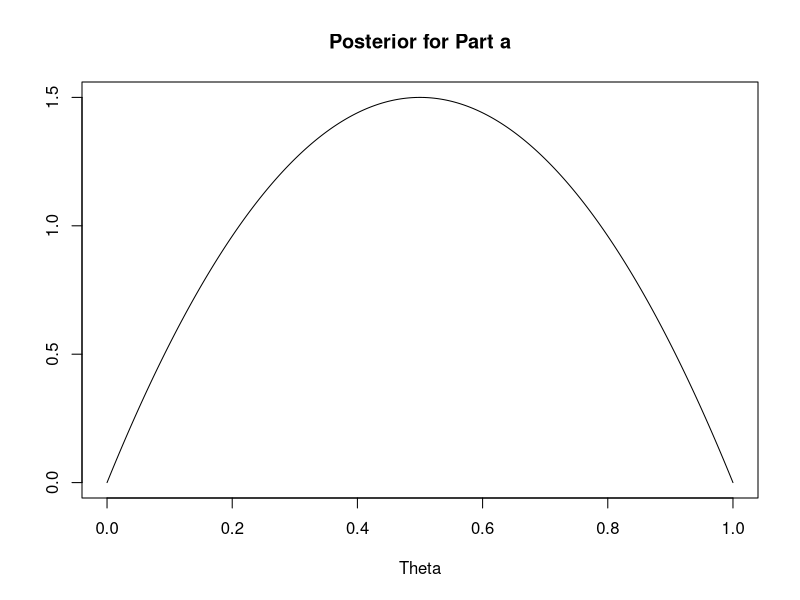
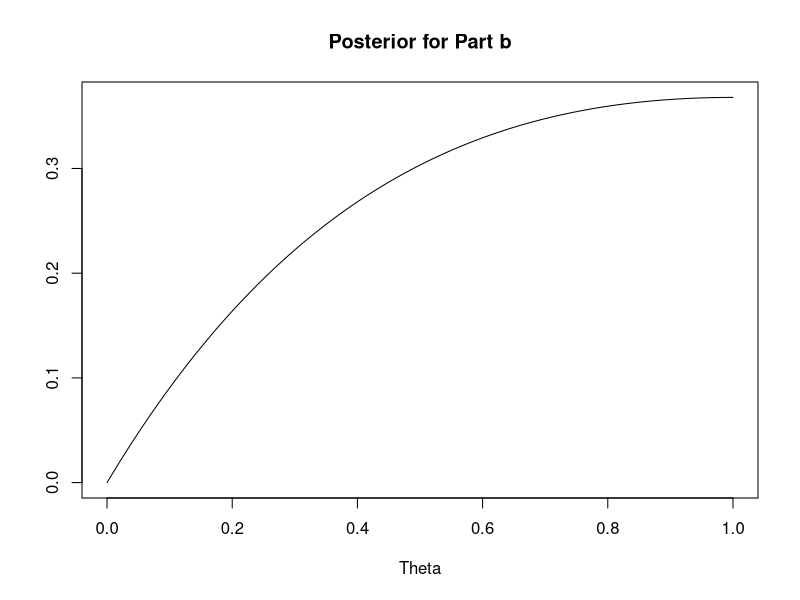
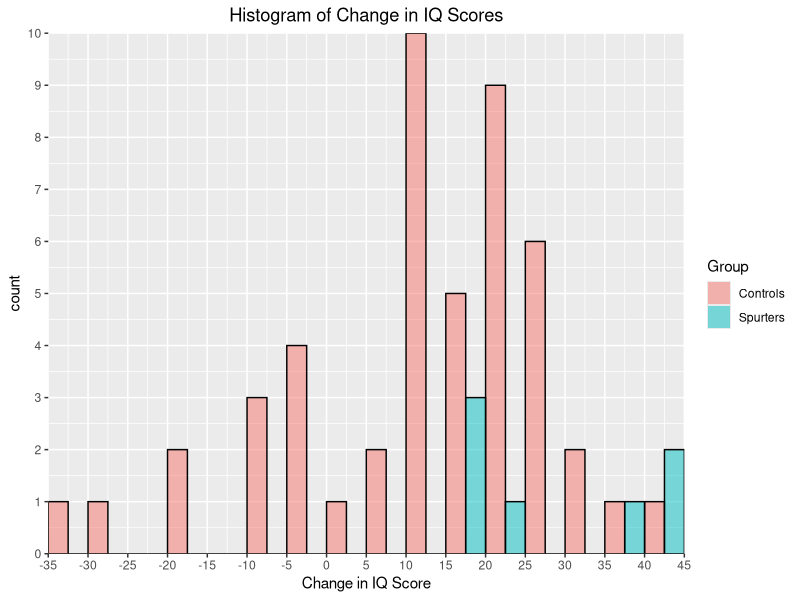
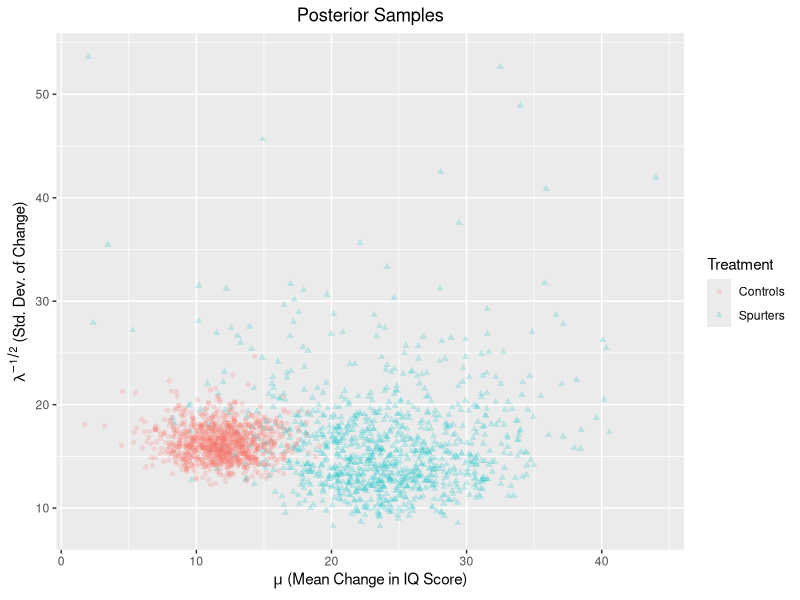
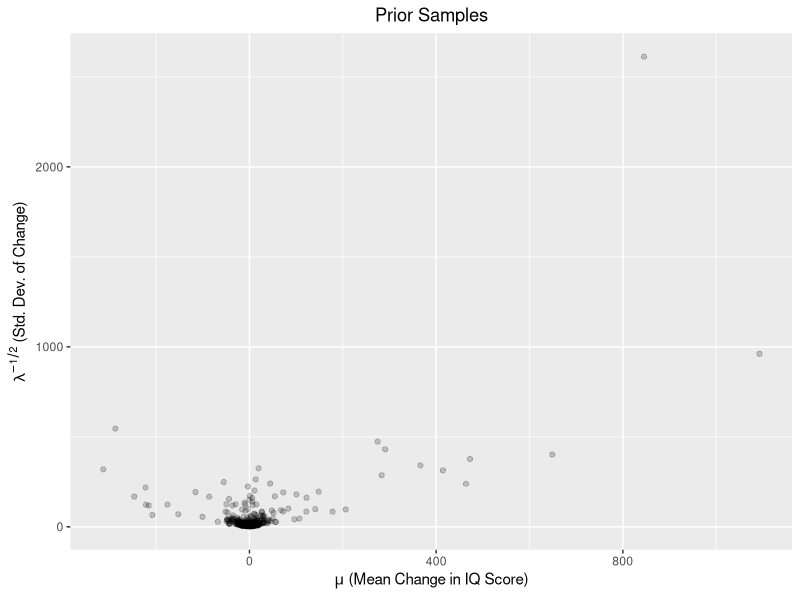
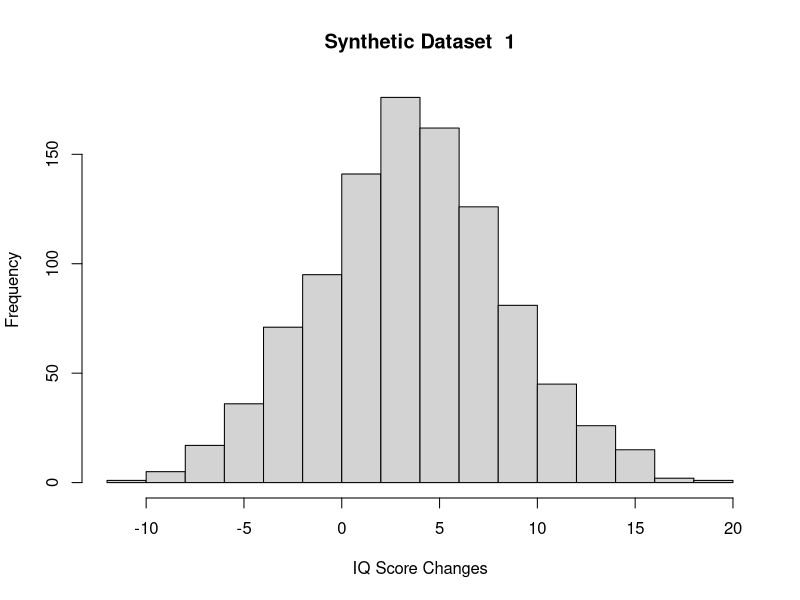
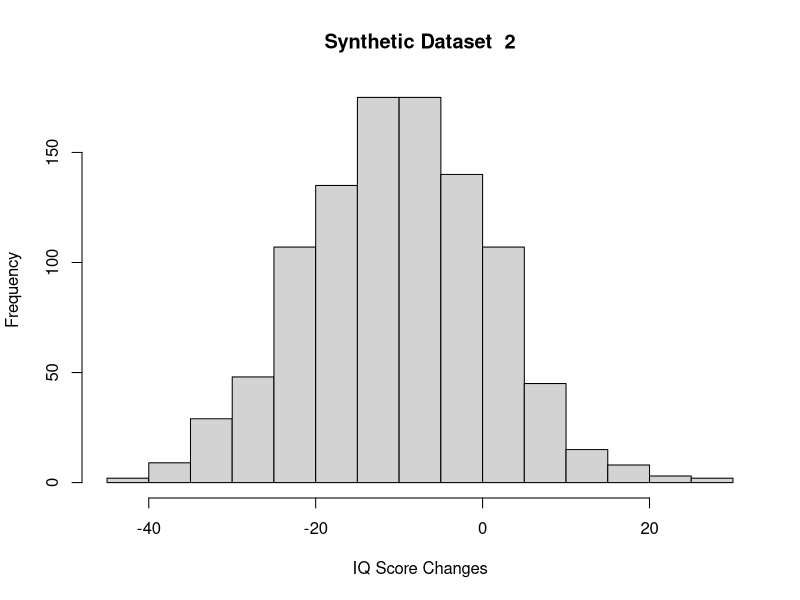
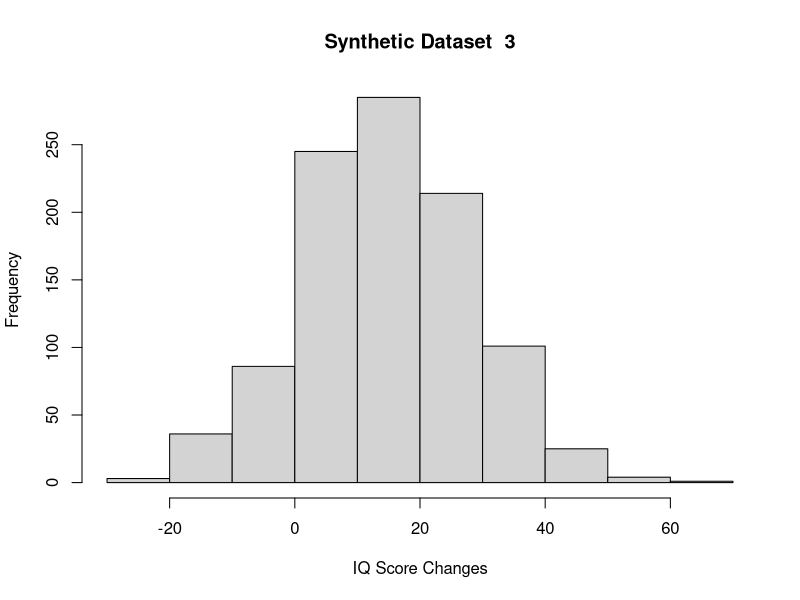

R code for these plots, in order:
## ---- chunk 1
### Plot p(psi) for a=1, b=1
### Define beta function
beta <- function (a, b, theta) {
  return (factorial(a+b-1)/(factorial(a-1)*factorial(b-1))*theta^(a-1)*(1-theta)^(b-1))
}
### Define range of theta values
theta = seq(0, 1, length.out = 1000)
### Plot posterior beta function for a=1, b=1
a = 1
b = 1
plot(theta, beta(a+1, b+1, theta),
     type = "l", ylab = "", xlab = "Theta", main = "Posterior for Part a")
## ---- chunk 2
### Plot p(psi) for a=1, b=1
### Define gamma function
gamma <- function (a, b, theta) {
  return (b^a/(factorial(a-1))*theta^(a-1)*exp(-b*theta))
}
### Define range of theta values
theta = seq(0, 1, length.out = 1000)
### Plot posterior gamma function for a=1, b=1
a = 1
b = 1
plot(theta, gamma(a+1, b, theta),
     type = "l", ylab = "", xlab = "Theta", main = "Posterior for Part b")
## ---- chunk 3
## don't use data in package, use data on lab assignment #
library(plyr)
library(ggplot2)
library(dplyr)
library(xtable)
library(reshape)
## ---- chunk 4
### Set random seed to get reproducible results
set.seed(12345)
# input data
# spurters
x = c(18, 40, 15, 17, 20, 44, 38)
# control group
y = c(-4, 0, -19, 24, 19, 10, 5, 10,
      29, 13, -9, -8, 20, -1, 12, 21,
      -7, 14, 13, 20, 11, 16, 15, 27,
      23, 36, -33, 34, 13, 11, -19, 21,
      6, 25, 30,22, -28, 15, 26, -1, -2,
      43, 23, 22, 25, 16, 10, 29)
# store data in data frame
iqData = data.frame(Treatment = c(rep("Spurters", length(x)),
                                  rep("Controls", length(y))),
                                  Gain = c(x, y))
## ---- chunk 5
### Code provided for lab 4, task 1
xLimits = seq(min(iqData$Gain) - (min(iqData$Gain) %% 5),
              max(iqData$Gain) + (max(iqData$Gain) %% 5),
              by = 5)

ggplot(data = iqData, aes(x = Gain, fill = Treatment, colour = I("black"))) +
  geom_histogram(position = "dodge", alpha = 0.5, breaks = xLimits, closed = "left")+
  scale_x_continuous(breaks = xLimits,
                     expand = c(0,0))+
  scale_y_continuous(expand = c(0,0),
breaks = seq(0, 10, by = 1))+
  ggtitle("Histogram of Change in IQ Scores") + labs(x = "Change in IQ Score",
                                                     fill = "Group") +
                                               theme(plot.title = element_text(hjust = 0.5))
## ---- chunk 6
### Code provided for lab 4, task 2
prior = data.frame(m = 0, c = 1, a = 0.5, b = 50)
findParam = function(prior, data){
  postParam = NULL
  c = prior$c
  m = prior$m
  a = prior$a
  b = prior$b
  n = length(data)
  postParam = data.frame(m = (c*m + n*mean(data))/(c + n),
                c = c + n,
                a = a + n/2,
                b =  b + 0.5*(sum((data - mean(data))^2)) +
                  (n*c *(mean(data)- m)^2)/(2*(c+n)))
  return(postParam)
}
postS = findParam(prior, x)
postC = findParam(prior, y)

## ---- chunk 7
xtable(rbind(prior = prior,
             `Spurters Posterior` = postS,
             `Controls Posterior` = postC),
       caption = "Parameters")
## ---- chunk 8
### Code provided for lab 4, task 3
# sampling from two posteriors

# Number of posterior simulations
sim = 1000

# initialize vectors to store samples
mus = NULL
lambdas = NULL
muc = NULL
lambdac = NULL

# Following formula from the NormalGamma with
# the update paramaters accounted accounted for below

lambdas = rgamma(sim, shape = postS$a, rate = postS$b)
lambdac = rgamma(sim, shape = postC$a, rate = postC$b)


mus = sapply(sqrt(1/(postS$c*lambdas)),rnorm, n = 1, mean = postS$m)
muc = sapply(sqrt(1/(postC$c*lambdac)),rnorm, n = 1, mean = postC$m)

# Store simulations
simDF = data.frame(lambda = c(lambdas, lambdac),
                   mu = c(mus, muc),
                   Treatment = rep(c("Spurters", "Controls"),
                                   each = sim))

simDF$lambda = simDF$lambda^{-0.5}

# Plot the simulations
ggplot(data = simDF, aes(x = mu, y = lambda, colour = Treatment, shape = Treatment)) +
  geom_point(alpha = 0.2) +
  labs(x = expression(paste(mu, " (Mean Change in IQ Score)")),
       y = expression(paste(lambda^{-1/2}, " (Std. Dev. of Change)")))  +
  ggtitle("Posterior Samples")+
  theme(plot.title = element_text(hjust = 0.5))
## ---- chunk 9
### Define number of samples
N = 1000000

# initialize vectors to store samples
mus = NULL
lambdas = NULL
muc = NULL
lambdac = NULL

# Following formula from the NormalGamma with
# the update paramaters accounted accounted for below

lambdas = rgamma(N, shape = postS$a, rate = postS$b)
lambdac = rgamma(N, shape = postC$a, rate = postC$b)


mus = sapply(sqrt(1/(postS$c*lambdas)),rnorm, n = 1, mean = postS$m)
muc = sapply(sqrt(1/(postC$c*lambdac)),rnorm, n = 1, mean = postC$m)

### Calculate and print the probability
probability = sum(mus > muc) / N
probability
## ---- chunk 10
### Based on sample code from OH
### Set a seed for reproducibility
set.seed(45678)
### Sample mu and lambda from the prior
### Define simulation size
sim <- 500
### Initialize vectors
prior_mu <- NULL
prior_lambda <- NULL
### Calculate simulated values
prior_lambda <- rgamma(n = sim, shape = prior$a, rate = prior$b)
prior_mu <- sapply(sqrt(1/(prior$c*prior_lambda)),rnorm, n = 1, mean = prior$m)

### Store into a data frame
priorSim <- data.frame(lambda = c(prior_lambda), mu = c(prior_mu))
priorSim$lambda <- priorSim$lambda^{-0.5}

### Plot prior samples
ggplot(data = priorSim, aes(x = mu, y = lambda)) +
  geom_point(alpha = 0.2) +
  labs(x = expression(paste(mu, " (Mean Change in IQ Score)")),
       y = expression(paste(lambda^{-1/2}, " (Std. Dev. of Change)")))  +
  ggtitle("Prior Samples")+
  theme(plot.title = element_text(hjust = 0.5))
## ---- chunk 11
### Second part of the problem
### Set a seed for reproducibility
set.seed(123)
#### This will create 10 synthetic data sets (of sample size 1000)
Simdata <- mapply(rnorm, n=1000, mean = tail(priorSim$mu, n=10),
        sd = tail(priorSim$lambda, n=10))
### Plot the corresponding histograms of these 10 synthetic data sets
### and note the behavior
columns = seq(1, 10)
for (i in columns) {
  hist(Simdata[,i], main = paste("Synthetic Dataset ", i), xlab = "IQ Score Changes")
}
